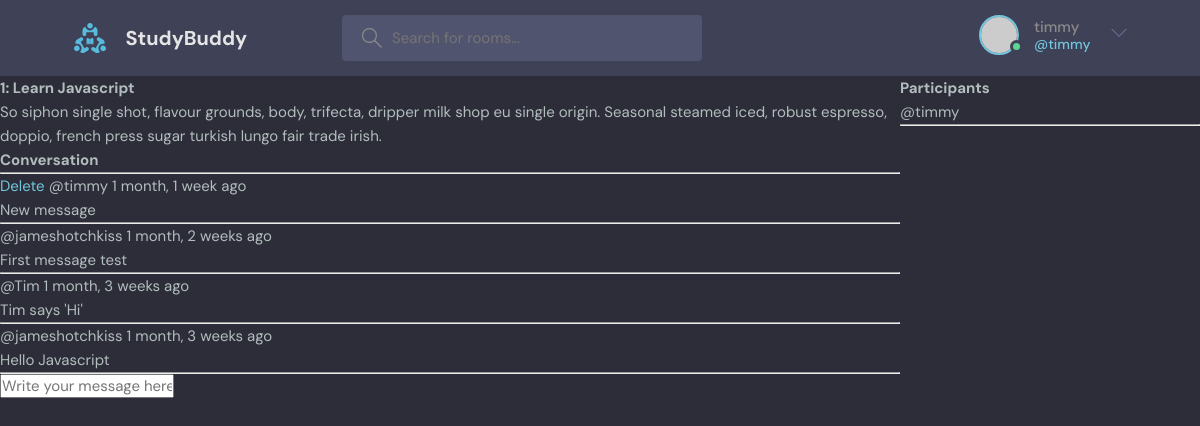
/room/1/ (signed in), run on the app's committed database.
### base/models.py (models this page shows, shortened)
class Room(models.Model):
    host = models.ForeignKey(User, on_delete=models.SET_NULL, null=True)
    topic = models.ForeignKey(Topic, on_delete=models.SET_NULL, null=True)
    name = models.CharField(max_length=200)
    description = models.TextField(null=True, blank=True)
    participants = models.ManyToManyField(User, related_name='participants', blank=True)
    updated = models.DateTimeField(auto_now=True)
    created = models.DateTimeField(auto_now_add=True)
    class Meta:
        ordering = ['-updated', '-created']

class Message(models.Model):
    user = models.ForeignKey(User, on_delete=models.CASCADE)
    room = models.ForeignKey(Room, on_delete=models.CASCADE)
    body = models.TextField()
    updated = models.DateTimeField(auto_now=True)
    created = models.DateTimeField(auto_now_add=True)
    class Meta:
        ordering = ['-updated', '-created']

### base/views.py (the view, shortened to what this page needs)
# urls.py: path('room/<str:pk>/', views.room, name="room"),
def room(request, pk):
    room = Room.objects.get(id=pk)
    room_messages = room.message_set.all().order_by('-created')
    participants = room.participants.all()
    context = {'room':room, 'room_messages': room_messages, 'participants': participants}
    return render(request, 'base/room.html', context)

### base/templates/base/room.html (shortened to what this page needs)
{% extends 'main.html' %}
{% block content %}
<div class="room-container">
    <div>
        <h1>{{room.id}}: {{room.name}}</h1>
            <p>{{room.description}}</p>
            <div class="comment-wrapper">
                <h3>Conversation</h3>
                <hr>
                {% for room_message in room_messages %}
                    <div>
                        {% if request.user == room_message.user %}
                        <a href="{% url 'delete-message' room_message.id %}">Delete</a>
                        {% endif %}
                        <small>@{{room_message.user}} {{room_message.created|timesince}} ago</small>
                        <p>{{room_message.body}}</p>
                    </div>
                    <hr>
                {% endfor%}
            </div>
            {% if request.user.is_authenticated %}
            <div class="comment-form">
                <form method="POST" action="">
                    <input type="text" name="body" placeholder="Write your message here...">
                </form>
            </div>
            {% endif %}
    </div>
    <div>
        <h3>Participants</h3>
        {% for participant in participants %}
            <p>@{{participant.username}}</p>
        {% endfor %}
        <hr>
    </div>
</div>
{% endblock content%}

### templates/navbar.html (shortened to what this page needs)
{% load static %}
<header class="header header--loggedIn">
    <div class="container">
      <a href="{% url 'home' %}" class="header__logo">
        <img src="{% static 'images/logo.svg' %}" />
        <h1>StudyBuddy</h1>
      </a>
      <form class="header__search" method="GET" action="{% url 'home' %}">
        <label>
          <input name="q" placeholder="Search for rooms..." />
        </label>
      </form>
      <nav class="header__menu">
        {% if request.user.is_authenticated %}
        <div class="header__user">
          <a href="profile.html">
            <div class="avatar avatar--medium active">
              <img src="https://randomuser.me/api/portraits/men/37.jpg" />
            </div>
            <p>{{request.user.username}} <span>@{{request.user.username}}</span></p>
          </a>
          <button class="dropdown-button">
            <svg version="1.1" xmlns="http://www.w3.org/2000/svg" width="32" height="32" viewBox="0 0 32 32">
              <title>chevron-down</title>
              <path d="M16 21l-13-13h-3l16 16 16-16h-3l-13 13z"></path>
            </svg>
          </button>
        </div>
        {% else %}
            <a href="{% url 'login' %}">
                <img src="{% static 'images/avatar.svg' %}" />
                <p>Login</p>
            </a>
        {% endif %}
      </nav>
    </div>
  </header>

### static/styles/style.css (style rules this page uses)
:root { --color-main: #71c6dd; --color-main-light: #e1f6fb; --color-dark: #3f4156; --color-dark-medium: #51546e; --color-dark-light: #696d97; --color-light: #e5e5e5; --color-gray: #8b8b8b; --color-light-gray: #b2bdbd; --color-bg: #2d2d39; --color-success: #5dd693; --color-error: #fc4b0b; }
* { font-family: "DM Sans", -apple-system, BlinkMacSystemFont, "Segoe UI", Roboto, Oxygen, Ubuntu, Cantarell, "Open Sans", "Helvetica Neue", sans-serif; margin: 0; padding: 0; box-sizing: border-box; text-rendering: optimizeLegibility; font-size: inherit; }
html { font-size: 56.25%; }
@media only screen and (min-width: 1200px) { html { font-size: 62.5%; } }
body { line-height: 1.6; font-weight: 400; font-size: 1.5rem; color: var(--color-light-gray); background-color: var(--color-bg); min-height: 100vh; }
img { width: 100%; }
a { display: inline-block; color: var(--color-main); text-decoration: none; }
.container { max-width: 120rem; width: 90%; margin: auto; }
.avatar { position: relative; display: inline-block; border-radius: 50%; border: 2px solid var(--color-main); }
.avatar img { display: block; border-radius: 50%; object-fit: cover; object-position: center; }
.avatar::after { content: ""; display: block; position: absolute; background-color: var(--color-gray); z-index: 111; border-radius: 50%; border: 0.3rem solid var(--color-dark); }
.avatar.active::after { background-color: var(--color-success); }
.avatar.avatar--medium img { width: 3.6rem; height: 3.6rem; border-radius: 50%; }
.avatar.avatar--medium:after { width: 0.7rem; height: 0.7rem; bottom: 0px; right: -6px; }
.header { padding: 1.5rem; background-color: var(--color-dark); }
.header > .container { display: flex; gap: 9.5rem; }
.header__logo, .header__user { display: flex; gap: 2rem; align-items: center; }
.header__logo > img { height: 3.2rem; width: 3.2rem; }
.header__logo > h1 { font-weight: 700; font-size: 2rem; color: var(--color-light); }
.header__search > label { background-color: var(--color-dark-medium); padding: 1.3rem 1rem; display: flex; align-items: center; gap: 1rem; border-radius: 4px; }
.header__search svg { fill: var(--color-gray); width: 2rem; height: 2rem; margin-left: 1rem; }
.header__search input { width: 30rem; background: transparent; border: none; outline: none; color: var(--color-light); }
.header__menu { margin-left: auto; position: relative; }
.header__menu a { display: flex; gap: 1.5rem; align-items: center; font-weight: 500; text-decoration: none; color: var(--color-gray); }
.header__menu img { height: 3.6rem; }
.header__menu p { line-height: 1.2; }
.header__menu span { color: var(--color-main); font-weight: 500; font-size: 1.4rem; display: block; }
.header__menu svg { width: 1.6rem; height: 1.6rem; fill: var(--color-dark-light); }
.dropdown-button { background: transparent; border: 0; outline: 0; cursor: pointer; }

### base/templates/base/room.html (style rules this page uses)
.room-container { display: grid; grid-template-columns: 3fr 1fr; }

### data on the page
Room: id "1", name "Learn Javascript", description "So siphon single shot, flavour grounds, body, trifecta, dripper milk shop eu single origin. Seasonal steamed iced, robust espresso, doppio, french press sugar turkish lungo fair trade irish."
Message: shows "Delete", user "timmy", created "1 month, 1 week", body "New message"
Message: user "jameshotchkiss", created "1 month, 2 weeks", body "First message test"
Message: user "Tim", created "1 month, 3 weeks", body "Tim says 'Hi'"
Message: user "jameshotchkiss", created "1 month, 3 weeks", body "Hello Javascript"

### other printed values
{{ request.user.username }} "timmy"
{{ participant.username }} "timmy"
